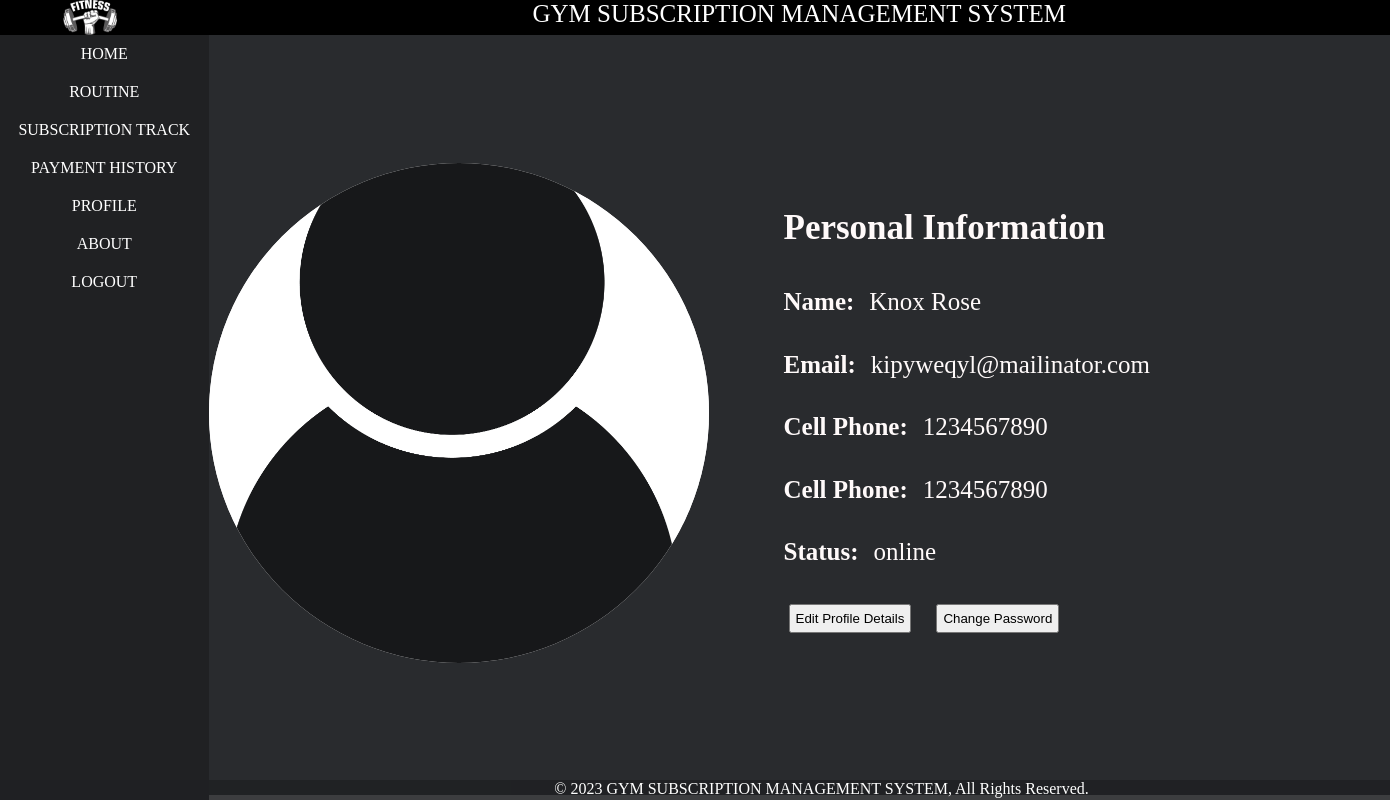
/profile.php (signed in), run on the app's committed database.
### tables this page shows
CREATE TABLE `member` (
  `mid` int(11) NOT NULL,
  `name` varchar(21) NOT NULL,
  `phone` bigint(10) NOT NULL,
  `email` varchar(31) NOT NULL,
  `password` varchar(255) NOT NULL,
  `status` varchar(500) NOT NULL DEFAULT 'offline',
  `date` datetime NOT NULL DEFAULT current_timestamp(),
  `image` varchar(1100) DEFAULT 'defaultuser.jpg',
  `m_otp` varchar(225) NOT NULL,
  `m_opt_expire_time` datetime NOT NULL
);

### layout_member/member_session.php (called while the page is built, shortened)
<?php
$row=$_SESSION['member'];
$id=$row['mid'];
?>

### profile.php (the view, shortened to what this page needs)
<?php
include('layout_member/header.php');
include('layout_member/left.php');
include('layout_member/member_session.php');
?>
<div id="right">
    <link rel="stylesheet" href="css/member_detail.css">
<?php
     $conn = new mysqli("localhost","root","","gsms");
     $sql="SELECT * FROM member where mid='$id' ";
     $r=$conn->query($sql);
     $row=$r->fetch_assoc();
     $mid=$row['mid'];
     $name = $row["name"];
     $phone = $row["phone"];
     $email = $row["email"];
     $image = $row["image"];
     $status = $row["status"];
echo"
             <div class='container v-center'>
      <div class='profile-card space-between gap-5'>
        <div class='img-field'>
          <img class='profile-img' src='img/$image' alt=' '/>
        </div>
        <div class='info-field v-center'>
          <div>
            <h3 class='info info-title'>Personal Information</h3>
            <div class='data'>
              <h6 class='info'>Name:</h6>
              <p class='info'>$name</p>
            </div>
            <div class='data'>
              <h6 class='info'>Email:</h6>
              <p class='info'>$email</p>
            </div>
            <div class='data'>
              <h6 class='info'>Cell Phone:</h6>
              <p class='info'>$phone</p>
            </div>
            <div class='data'>
              <h6 class='info'>Cell Phone:</h6>
              <p class='info'>$phone</p>
            </div>
            <div class='data'>
              <h6 class='info'>Status:</h6>
              <p class='info'>$status</p>
            </div>
            <div class='data'>
              <h6 class='info'>
              <form action='editprofile.php' method='get'>
              <input type='hidden' name='mid' id='' value='$mid' >
              <input type='submit' name='editdetail' id='editdetail_profile' value='Edit Profile Details'>
                  </form>
                  </h6>
                  <h6 class='info'>
                  <form action='member_change_password.php' method='get'>
                  <input type='hidden' name='mid' id='' value='$mid' >
                  <input type='submit' name='change_pass' id='editdetail_profile' value='Change Password'>
                      </form>
                      </h6>
            </div>
          </div>
        </div>
      </div>
    </div>
";
?>
</div>
<?php
include('layout_member/footer.php');
?>

### css/style.css (style rules this page uses)
* { margin: 0px; padding: 0px; }
#right { text-align: justify; color: rgb(255, 250, 250); width: 85%; background-color: #292b2e; float: right; }
input#editdetail_profile { margin: 5px; padding: 5px; }

### css/member_detail.css (style rules this page uses)
* { margin: 0; padding: 0; box-sizing: border-box; }
.gap-5 { gap: 75px; }
.v-center { display: flex; align-items: center; }
.space-between { display: flex; justify-content: space-between; }
.container { width: 1200px; margin: 0 auto; height: 95vh; }
.profile-img { height: 500px; width: 500px; border-radius: 50%; object-fit: cover; background-color: white; aspect-ratio: 1/1; }
.info { line-height: 2.5; font-size: 25px; }
.info-title { position: relative; font-size: 35px; }
.data { display: flex; gap: 15px; }

### data on the page
member: image (placeholder picture), name "Knox Rose", email "kipyweqyl@mailinator.com", phone "1234567890", status "online"
